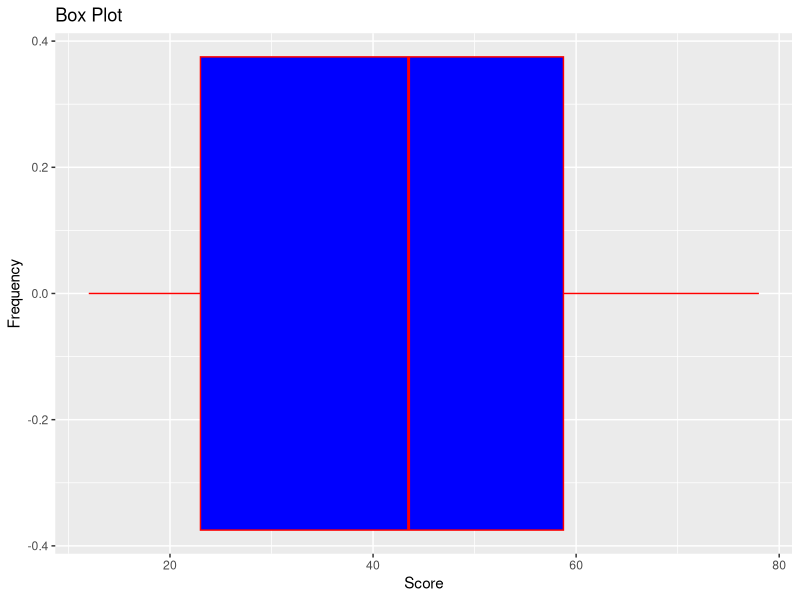

This chart was generated by the following R code:
# Box plot
library(tidyverse)
score = c(12,23,45,67,78,56,42,23)
qplot(
    x = score,
    geom = "boxplot",
    main = "Box Plot",
    xlab = "Score",
    ylab = "Frequency",
    fill = I("blue"),
    col = I("red")
)
